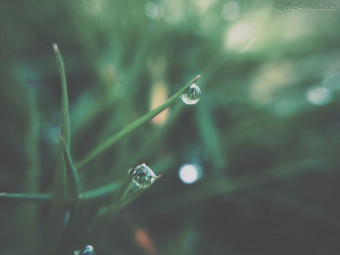
#> input picture Assignment3/blurred_image.jpg, 340 x 255 px
$ python main2.b.py
#> lines starting #> are read from the running program, lines starting #| are printed output that depends on the picture
import numpy as np
import cv2
import os

def sobel_filter(img):
    mask_n = 3
    # Define the 3x3 Sobel masks
    mask_Gx = np.array([[-1,  0, 1],
                        [-2,  0, 2],
                        [-1,  0, 1]])

    mask_Gy = np.array([[-1, -2, -1],
                        [ 0,  0,  0],
                        [ 1,  2,  1]])


    filtered_img_Gx = np.zeros_like(img, dtype=np.float64)
    filtered_img_Gy = np.zeros_like(img, dtype=np.float64)

    m, n = img.shape
    offset = mask_n // 2
    for i in range(offset, m - offset):
        for j in range(offset, n - offset):
            mask_area = img[i - offset:i + offset + 1, j - offset:j + offset + 1]
            filtered_img_Gx[i, j] = np.sum(mask_area * mask_Gx)
            filtered_img_Gy[i, j] = np.sum(mask_area * mask_Gy)

    # [7 lines of commented-out code are left out]

    return filtered_img_Gx, filtered_img_Gy

def enhance_with_sobel(img):
    # Compute the Sobel filtered images
    filtered_Gx, filtered_Gy = sobel_filter(img)

    # Compute the gradient magnitude
    gradient_magnitude = np.sqrt(filtered_Gx**2 + filtered_Gy**2)

    # Normalize the gradient magnitude to enhance it
    gradient_magnitude = gradient_magnitude / np.max(gradient_magnitude) * 255

    # Sharpen the image using the unsharp masking technique
    sharpened_img = img + gradient_magnitude
    sharpened_img = np.clip(sharpened_img, 0, 255)  # Ensure pixel values are in [0,255]

    return sharpened_img.astype(np.uint8)


img = cv2.imread("blurred_image.jpg", cv2.IMREAD_GRAYSCALE)
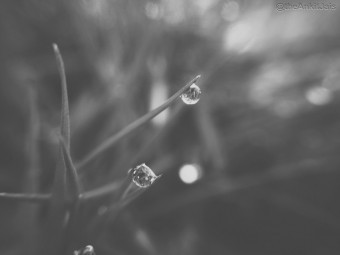
#> img: shape (255, 340); min 67, max 225, mean 98.3

output_folder = "./sharpening_filters"
if not os.path.exists(output_folder):
    os.makedirs(output_folder)

sobel_filtered = enhance_with_sobel(img)
#> after the loop in sobel_filter, `for i in range(offset, m - offset):`:
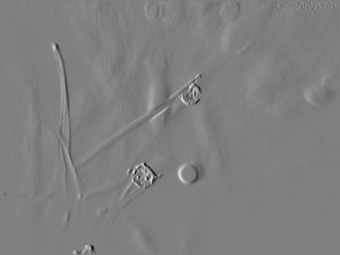
#> filtered_img_Gx: shape (255, 340) float64; min -459, max 456, mean 0.4; drawn with min black and max white
#> after the loop in sobel_filter, `for i in range(offset, m - offset):`:
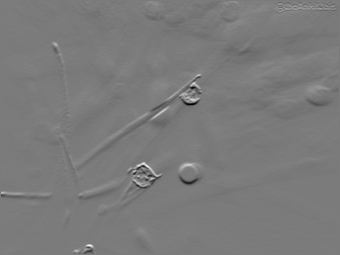
#> filtered_img_Gy: shape (255, 340) float64; min -478, max 508, mean -1.6; drawn with min black and max white
#> in enhance_with_sobel, `gradient_magnitude = np.sqrt(filtered_Gx**2 + filtered_Gy**2)`:
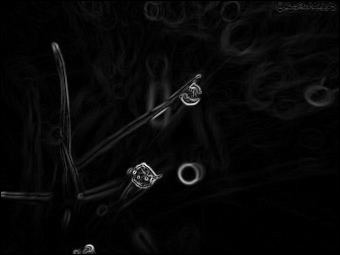
#> gradient_magnitude: shape (255, 340) float64; min 0, max 573, mean 18.1; drawn with min black and max white
#> in enhance_with_sobel, `sharpened_img = img + gradient_magnitude`:
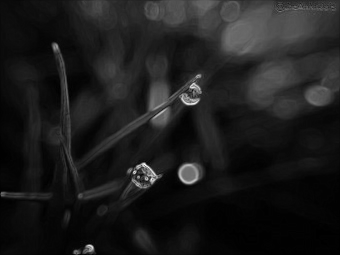
#> sharpened_img: shape (255, 340) float64; min 67, max 415.8, mean 106.4; drawn with min black and max white
#> in enhance_with_sobel, `sharpened_img = np.clip(sharpened_img, 0, 255)`:
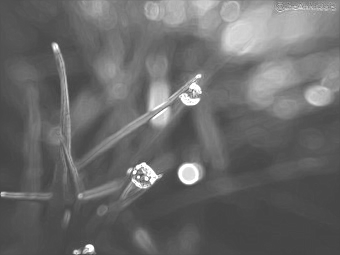
#> sharpened_img: shape (255, 340) float64; min 67, max 255, mean 106.2
cv2.imwrite(os.path.join(output_folder, "sobel_filtered.jpg"), sobel_filtered)


# Example usage:
# Assuming you have an image 'img' loaded as a 2D numpy array (grayscale)
# sharpened = gradient_sharpening(img, mask_n=3)
